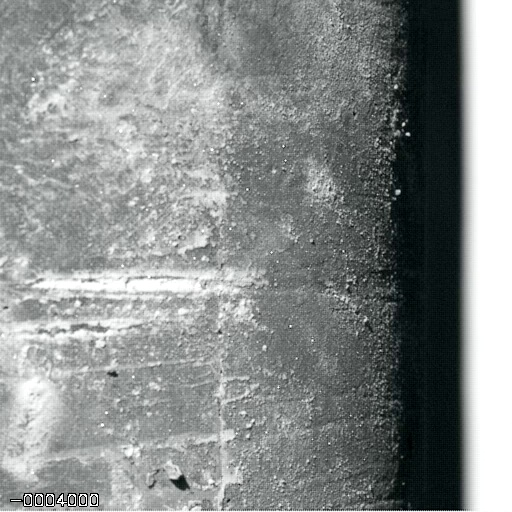
#> input picture frequency_estimation_from_video/first_frame.jpg, 512 x 512 px, given in place of Humen.jpg, which was not available
$ python FeatureDetection.py
#> lines starting #> are read from the running program, lines starting #| are printed output that depends on the picture; pictures that were not available may be replaced by others from this repository, and a replacement may not be noted
import numpy as np
import cv2
import os


# [46 lines left out: functions append_new_line, feature_tracking, not called in this run]


if __name__ == '__main__':
    # Read the query image as query_img
    # and traing image This query image
    # is what you need to find in train image
    # Save it in the same directory
    # with the name image.jpg
    query_img = cv2.imread('Humen.jpg')
#> query_img is the input picture: shape (512, 512, 3); mean B, G, R 140.6, 141.3, 137.4
    train_img = cv2.imread('first_frame.jpg')

    # Convert it to grayscale
    query_img_bw = cv2.cvtColor(query_img, cv2.COLOR_BGR2GRAY)
    train_img_bw = cv2.cvtColor(train_img, cv2.COLOR_BGR2GRAY)

    # Initialize the ORB detector algorithm
    orb = cv2.ORB_create()

    # Now detect the keypoints and compute
    # the descriptors for the query image
    # and train image
    queryKeypoints, queryDescriptors = orb.detectAndCompute(query_img_bw, None)
#> queryKeypoints = 500 keypoints; strongest (x, y, size): (408, 133, 31), (403, 124, 31), (399, 191, 31), (397, 193, 31)
    trainKeypoints, trainDescriptors = orb.detectAndCompute(train_img_bw, None)
#> trainKeypoints has the same summary as queryKeypoints

    # Initialize the Matcher for matching
    # the keypoints and then match the
    # keypoints
    matcher = cv2.BFMatcher()
    matches = matcher.match(queryDescriptors, trainDescriptors)
#> matches = 500 matches
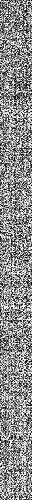
#> queryDescriptors: shape (500, 32); min 0, max 255, mean 139.5

    # draw the matches to the final image
    # containing both the images the drawMatches()
    # function takes both images and keypoints
    # and outputs the matched query image with
    # its train image
    final_img = cv2.drawMatches(query_img, queryKeypoints,
                                train_img, trainKeypoints, matches[:10], None)
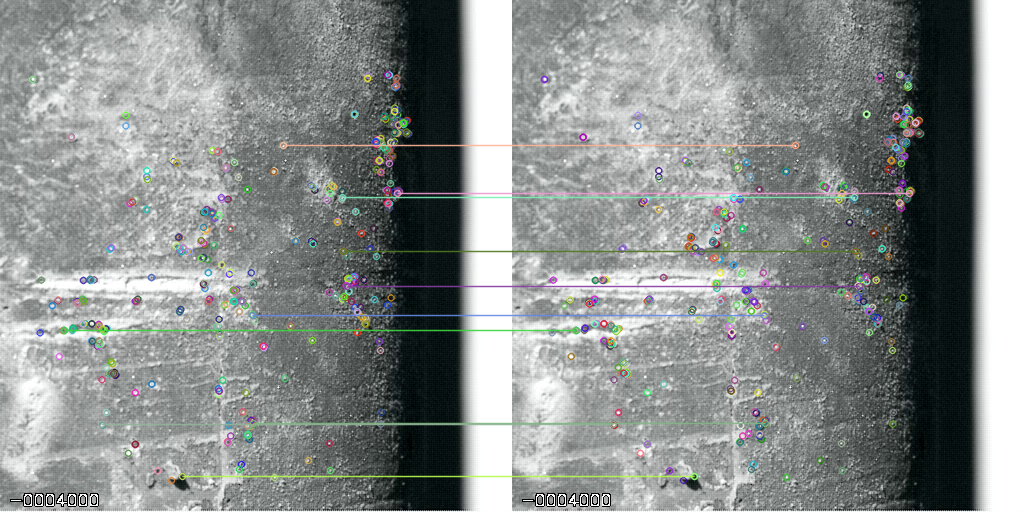
#> final_img: shape (512, 1024, 3); mean B, G, R 140.2, 141.5, 137.3

    final_img = cv2.resize(final_img, (1000, 650))
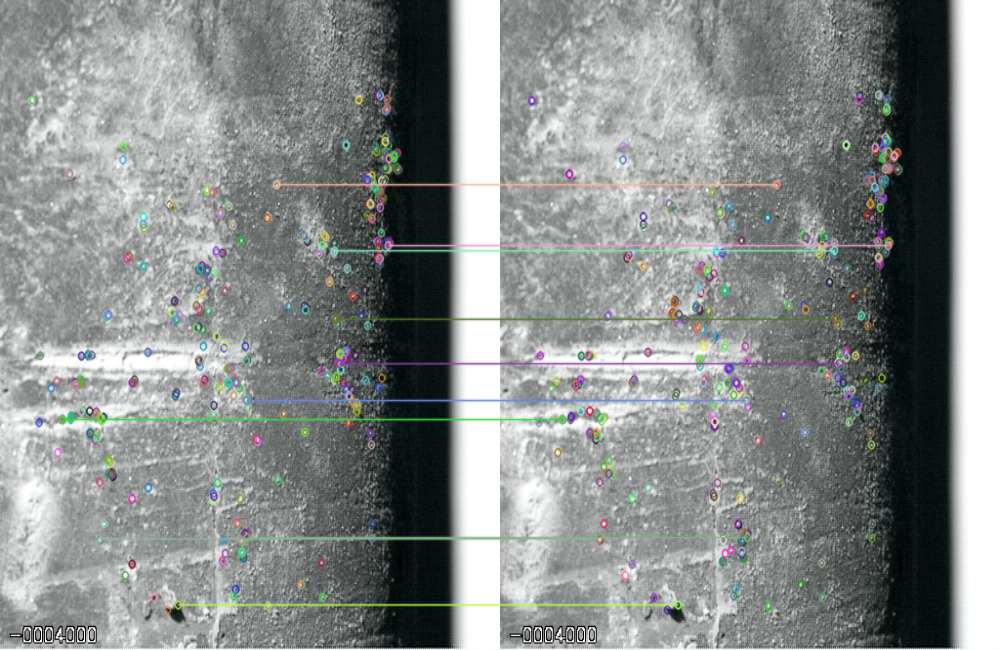
#> final_img: shape (650, 1000, 3); mean B, G, R 140.1, 141.3, 137.2

    # Show the final image
    cv2.imshow("Matches", final_img)
    cv2.waitKey(0)
